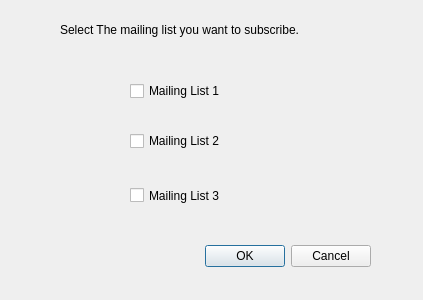
<?xml version="1.0" encoding="UTF-8"?>
<ui version="4.0">
 <class>Dialog</class>
 <widget class="QDialog" name="Dialog">
  <property name="geometry">
   <rect>
    <x>0</x>
    <y>0</y>
    <width>423</width>
    <height>300</height>
   </rect>
  </property>
  <property name="windowTitle">
   <string>Dialog</string>
  </property>
  <widget class="QDialogButtonBox" name="buttonBox">
   <property name="geometry">
    <rect>
     <x>30</x>
     <y>240</y>
     <width>341</width>
     <height>32</height>
    </rect>
   </property>
   <property name="orientation">
    <enum>Qt::Horizontal</enum>
   </property>
   <property name="standardButtons">
    <set>QDialogButtonBox::Cancel|QDialogButtonBox::Ok</set>
   </property>
  </widget>
  <widget class="QCheckBox" name="checkBox">
   <property name="geometry">
    <rect>
     <x>130</x>
     <y>180</y>
     <width>151</width>
     <height>31</height>
    </rect>
   </property>
   <property name="text">
    <string>Mailing List 3</string>
   </property>
  </widget>
  <widget class="QCheckBox" name="checkBox_2">
   <property name="geometry">
    <rect>
     <x>130</x>
     <y>80</y>
     <width>171</width>
     <height>22</height>
    </rect>
   </property>
   <property name="text">
    <string>Mailing List 1</string>
   </property>
  </widget>
  <widget class="QCheckBox" name="checkBox_3">
   <property name="geometry">
    <rect>
     <x>130</x>
     <y>130</y>
     <width>171</width>
     <height>22</height>
    </rect>
   </property>
   <property name="text">
    <string>Mailing List 2</string>
   </property>
  </widget>
  <widget class="QLabel" name="label">
   <property name="geometry">
    <rect>
     <x>60</x>
     <y>20</y>
     <width>331</width>
     <height>20</height>
    </rect>
   </property>
   <property name="text">
    <string>Select The mailing list you want to subscribe.</string>
   </property>
  </widget>
 </widget>
 <resources/>
 <connections>
  <connection>
   <sender>buttonBox</sender>
   <signal>accepted()</signal>
   <receiver>Dialog</receiver>
   <slot>accept()</slot>
   <hints>
    <hint type="sourcelabel">
     <x>248</x>
     <y>254</y>
    </hint>
    <hint type="destinationlabel">
     <x>157</x>
     <y>274</y>
    </hint>
   </hints>
  </connection>
  <connection>
   <sender>buttonBox</sender>
   <signal>rejected()</signal>
   <receiver>Dialog</receiver>
   <slot>reject()</slot>
   <hints>
    <hint type="sourcelabel">
     <x>316</x>
     <y>260</y>
    </hint>
    <hint type="destinationlabel">
     <x>286</x>
     <y>274</y>
    </hint>
   </hints>
  </connection>
 </connections>
</ui>
